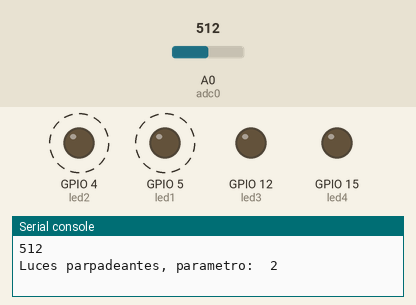
This program was run on a simulated ESP8266 board running MicroPython. Parts: output pins drawn as LEDs (lit = HIGH), the last lines printed to the serial console. Dashed ring = blinking. Inputs (shaded band) come from the test bench; at power-on: A0 (adc0) = 512 (analog values on the 0–1023 scale).

Above: at 1.2 s.
1.3 s: A0 (adc0) set to 190
At 1.35 s:
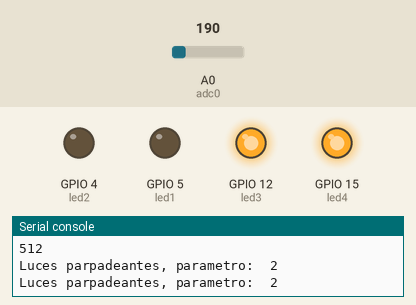
4.8 s: A0 (adc0) set to 210
At 5.3 s:
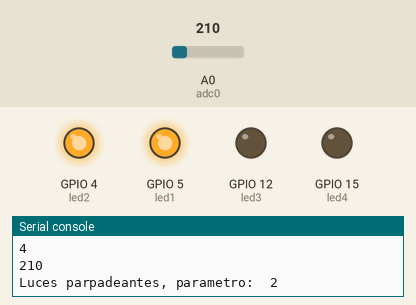
Timing chart, 0 to 14.3 s (numbered marks = the images above; inputs shaded):
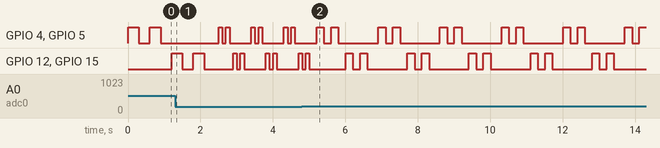

Measured:
- by itself, GPIO 4 (led2), GPIO 5 (led1): repeats every 1.7 s: LOW 0.20 s, HIGH 0.20 s, LOW 1.1 s, HIGH 0.20 s

The program:

classTest1.py.py
```python
#Developed by Phikubo

import time
from machine import Pin
from machine import ADC
led1=Pin(5,Pin.OUT)
led2=Pin(4,Pin.OUT)

led3=Pin(12,Pin.OUT)
led4=Pin(15,Pin.OUT)

adc0=ADC(0)


class setLuces():
  def __init__(self, ledA,ledB):
    self.ledA=ledA
    self.ledB=ledB
  def blinkTwice(self, param, timing):
    print("Luces parpadeantes, parametro: ", param)
    #Param sirve para indicar si las luces parpadean 2 veces o solo una vez.
    globalCount=0
    while globalCount<param:
      self.ledA.value(1)
      self.ledB.value(1)
      time.sleep(timing) #antes 0.17
      self.ledA.value(0)
      self.ledB.value(0)
      time.sleep(timing)
      globalCount+=1
      #print(globalCount)
  def blinkOnce(self):
    print("Intercambio de luces")


rojas=setLuces(led1,led2)
azules=setLuces(led3,led4)

count=0
while count<50:
  try:
    leer=adc0.read()
    print(leer)
    if leer > 5 and leer <200:
      outTiming=0.1
      rojas.blinkTwice(2,outTiming)
      azules.blinkTwice(2,outTiming)

    elif leer > 200 and leer < 400:
      outTiming=0.2
      rojas.blinkTwice(2,outTiming)
      azules.blinkTwice(2,outTiming)

    elif leer > 400 and leer < 600:
      outTiming=0.3
      rojas.blinkTwice(2,outTiming)
      azules.blinkTwice(2,outTiming)

    elif leer > 600 and leer < 800:
      outTiming=0.4
      rojas.blinkTwice(1,outTiming)
      azules.blinkTwice(1,outTiming)

    elif leer > 800 and leer < 1100:
      outTiming=0.5
      rojas.blinkTwice(1,outTiming)
      azules.blinkTwice(1,outTiming)


    #rojas.blinkTwice(2)
    #azules.blinkTwice(2)
  except Exception as e:
    print(e)
  count+=1
  time.sleep(0.1)
  print(count)
```
